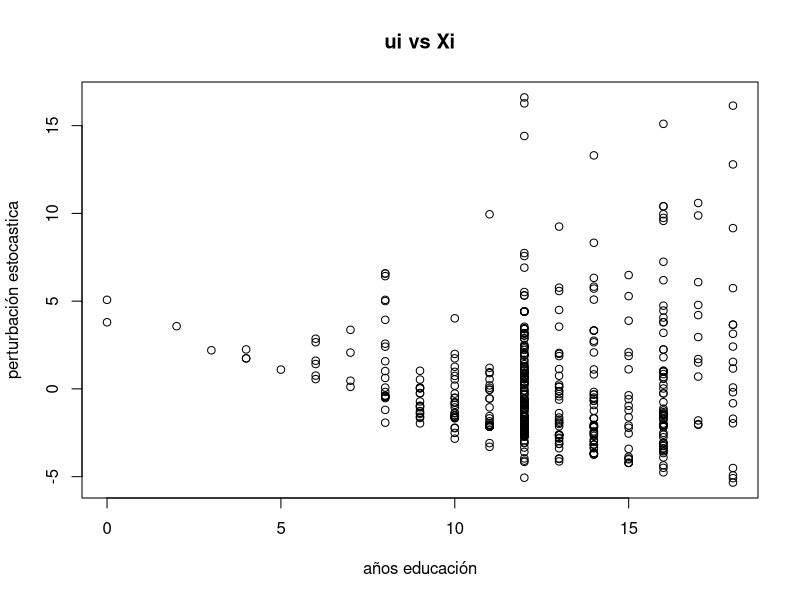

Source code (R):
## ---- chunk 1
knitr::opts_chunk$set(echo = TRUE)
## ---- chunk 2
library(dplyr)

## ---- chunk 3
tabla<-read.csv("wage1.csv")

tabla<-select(tabla, wage, educ)

tabla1<-rename(tabla, Y=wage, X=educ)
 x.<-(tabla1$X-mean(tabla1$X))
 y.<-(tabla1$Y-mean(tabla1$Y))


B<-sum((x.)*(y.))/sum((x.)^(2))
B
a<-mean(tabla1$Y)-B*mean(tabla1$X)
a

y_gorro<-a+tabla1$X*B
head(y_gorro)

u<-tabla1$Y-y_gorro


## ---- chunk 4
W_10<-a+B*10
W_10
## ---- chunk 5
W_16<-a+B*16
W_16
## ---- chunk 6
W_mas4<-B*4
W_mas4
## ---- chunk 7
sum((y.)^2)
## ---- chunk 8
sum((y_gorro)^2)
## ---- chunk 9
sum_u2<-sum(u^2)
## ---- chunk 10
plot(tabla1$X, u, 
     xlab = "años educación", 
     ylab = "perturbación estocastica",
     main = "ui vs Xi")
## ---- chunk 11
n<-length(tabla1$X)

varianza<-(sum_u2/n-2)
varianza


## ---- chunk 12
sum_x2<-sum((x.)^2)
var_B<-varianza/sum_x2
var_B


## ---- chunk 13
eeB<-(var_B)^(0.5)
eeB
## ---- chunk 14

sum_X<-sum(tabla1$X)
sum_X2<-sum((tabla1$X)^2)

var_a<-(sum_X2*varianza)/(n*sum_x2)
var_a
## ---- chunk 15
eea<-(var_a)^(0.5)
eea
## ---- chunk 16
cov_ab<-(-mean(tabla1$X))*var_B
cov_ab
## ---- chunk 17
modelo <- lm(Y ~ X, data = tabla1)
resumen <- summary(modelo)
resumen
## ---- chunk 18
dif_eeX<-0.05325-0.04824657
dif_eeX

dif_eeY<-0.68497-0.6206303
dif_eeY
